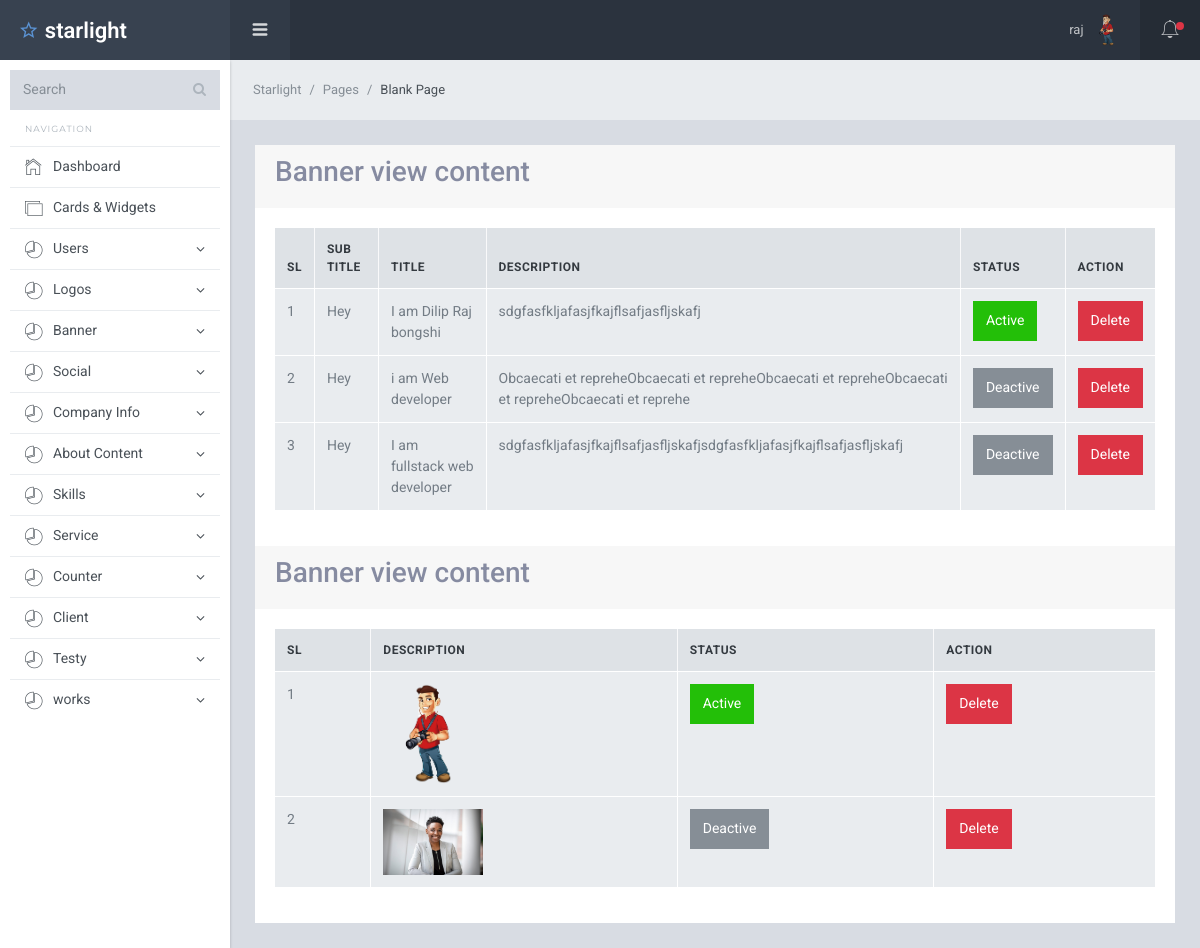
Screenshot of /banner/view_banner_content.php (signed in) with the database file from the repository.
### tables this page shows
CREATE TABLE `users` (
  `id` int(11) NOT NULL,
  `name` varchar(100) NOT NULL,
  `email` varchar(100) NOT NULL,
  `password` varchar(100) NOT NULL,
  `profile_photo` varchar(50) NOT NULL,
  `status` varchar(100) NOT NULL DEFAULT '0',
  `role` int(11) DEFAULT NULL
);

CREATE TABLE `banner_contents` (
  `id` int(11) NOT NULL,
  `sub_title` varchar(100) NOT NULL,
  `title` varchar(100) NOT NULL,
  `desp` varchar(200) NOT NULL,
  `status` int(11) NOT NULL DEFAULT 0
);

CREATE TABLE `banner_images` (
  `id` int(11) NOT NULL,
  `banner_image` varchar(50) NOT NULL,
  `status` int(11) NOT NULL DEFAULT 0
);

### banner/view_banner_content.php (the view, shortened to what this page needs)
<?php
require "../db.php";
require '../dashboard_parts/header.php';
$select_banner_content = "SELECT * FROM banner_contents";
$select_banner_content_result = mysqli_query($db_connection,$select_banner_content);
$select_banner_image = "SELECT * FROM banner_images";
$select_banner_image_result = mysqli_query($db_connection,$select_banner_image);
?>
<div class="sl-mainpanel">
    <nav class="breadcrumb sl-breadcrumb">
        <a class="breadcrumb-item" href="index.html">Starlight</a>
        <a class="breadcrumb-item" href="index.html">Pages</a>
        <span class="breadcrumb-item active">Blank Page</span>
    </nav>
    <div class="sl-pagebody">
       <div class="conatiner">
           <div class="row">
               <div class="col-lg-12 m-auto">
                   <div class="card">
                       <div class="card-header">
                           <h3>Banner view content</h3>
                       </div>
                       <div class="card-body">
                           <table class="table table-bordered">
                               <thead>
                                   <tr>
                                       <th>Sl</th>
                                       <th>Sub Title</th>
                                       <th>Title</th>
                                       <th>Description</th>
                                       <th>Status</th>
                                       <th>Action</th>
                                   </tr>
                               </thead>
                               <tbody>
                                   <?php foreach($select_banner_content_result as $key=>$banner_content){  ?>
                                   <tr>
                                       <td><?=$key +1?></td>
                                       <td><?=$banner_content['sub_title']?></td>
                                       <td><?=$banner_content['title']?></td>
                                       <td><?=$banner_content['desp']?></td>
                                       <td>
                                           <?php if($banner_content['status']==1){ ?>
                                            <a href="banner_content_status.php?id=<?=$banner_content['id']?>" class="btn btn-success">Active</a>
                                            <?php }else{?>
                                                <a href="banner_content_status.php?id=<?=$banner_content['id']?>" class="btn btn-secondary">Deactive</a>
                                             <?php }?>
                                        </td>
                                       <td>
                                           <a href="banner_content_delete.php?id=<?=$banner_content['id']?>" class="btn btn-danger">Delete</a>
                                       </td>
                                    </tr>
                                    <?php  } ?>
                                </tbody>
                           </table>
                       </div>
                   </div>
                       <div class="card">
                       <div class="card-header">
                           <h3>Banner view content</h3>
                       </div>
                       <div class="card-body">
                           <table class="table table-bordered">
                               <thead>
                                   <tr>
                                       <th>Sl</th>
                                       <th>Description</th>
                                       <th>Status</th>
                                       <th>Action</th>
                                   </tr>
                               </thead>
                               <tbody>
                                   <?php foreach($select_banner_image_result as $key=>$banner_image){  ?>
                                   <tr>
                                       <td><?=$key +1?></td>
                                       <td>
                                           <img width="100"  src="../uploads/banners/<?=$banner_image['banner_image']?>" alt="">
                                       </td>
                                       <td>
                                           <?php if($banner_image['status']==1){ ?>
                                            <a href="banner_image_status.php?id=<?=$banner_image['id']?>" class="btn btn-success">Active</a>
                                            <?php }else{?>
                                                <a href="banner_image_status.php?id=<?=$banner_image['id']?>" class="btn btn-secondary">Deactive</a>
                                             <?php }?>
                                        </td>
                                       <td>
                                           <a href="banner_image_delete.php?id=<?=$banner_image['id']?>" class="btn btn-danger">Delete</a>
                                       </td>
                                    </tr>
                                    <?php  } ?>
                                </tbody>
                           </table>
                       </div>
                   </div>
               </div>
           </div>
       </div>
    </div>
</div>
<?php require '../dashboard_parts/footer.php'; ?>

### dashboard_parts/header.php (shortened to what this page needs)
<?php
require "../db.php";
$id = $_SESSION['id'];
$select_profile  = "SELECT * FROM users WHERE id=$id";
$select_profile_result = mysqli_query($db_connection,$select_profile);
$after_assoc_info = mysqli_fetch_assoc($select_profile_result);
?>
<!DOCTYPE html>
<html lang="en">
<head>
    <link href="/jett/dashboard_assets/lib/font-awesome/css/font-awesome.css" rel="stylesheet">
    <link href="/jett/dashboard_assets/lib/Ionicons/css/ionicons.css" rel="stylesheet">
    <link href="/jett/dashboard_assets/lib/perfect-scrollbar/css/perfect-scrollbar.css" rel="stylesheet">
    <link rel="stylesheet" href="/jett/dashboard_assets/css/starlight.css">
</head>
<body>
    <div class="sl-logo"><a href=""><i class="icon ion-android-star-outline"></i> starlight</a></div>
    <div class="sl-sideleft">
        <div class="input-group input-group-search">
            <input type="search" name="search" class="form-control" placeholder="Search">
            <span class="input-group-btn">
                <button class="btn"><i class="fa fa-search"></i></button>
            </span>
        </div>
        <label class="sidebar-label">Navigation</label>
        <div class="sl-sideleft-menu">
            <a href="/jett/dashboard.php" class="sl-menu-link">
                <div class="sl-menu-item">
                    <i class="menu-item-icon icon ion-ios-home-outline tx-22"></i>
                    <span class="menu-item-label">Dashboard</span>
                </div>
            </a>
            <a href="widgets.html" class="sl-menu-link">
                <div class="sl-menu-item">
                    <i class="menu-item-icon icon ion-ios-photos-outline tx-20"></i>
                    <span class="menu-item-label">Cards &amp; Widgets</span>
                </div>
            </a>
<?php  if($after_assoc_info['role'] !=4){  ?>
            <a href="#" class="sl-menu-link">
                <div class="sl-menu-item">
                    <i class="menu-item-icon ion-ios-pie-outline tx-20"></i>
                    <span class="menu-item-label">Users</span>
                    <i class="menu-item-arrow fa fa-angle-down"></i>
                </div>
            </a>
     <?php }?>
                  <a href="#" class="sl-menu-link">
                <div class="sl-menu-item">
                    <i class="menu-item-icon ion-ios-pie-outline tx-20"></i>
                    <span class="menu-item-label"> Logos</span>
                    <i class="menu-item-arrow fa fa-angle-down"></i>
                </div>
            </a>
               <a href="#" class="sl-menu-link">
                <div class="sl-menu-item">
                    <i class="menu-item-icon ion-ios-pie-outline tx-20"></i>
                    <span class="menu-item-label">Banner</span>
                    <i class="menu-item-arrow fa fa-angle-down"></i>
                </div>
            </a>
                  <a href="#" class="sl-menu-link">
                <div class="sl-menu-item">
                    <i class="menu-item-icon ion-ios-pie-outline tx-20"></i>
                    <span class="menu-item-label">Social</span>
                    <i class="menu-item-arrow fa fa-angle-down"></i>
                </div>
            </a>
                  <a href="#" class="sl-menu-link">
                <div class="sl-menu-item">
                    <i class="menu-item-icon ion-ios-pie-outline tx-20"></i>
                    <span class="menu-item-label">Company Info</span>
                    <i class="menu-item-arrow fa fa-angle-down"></i>
                </div>
            </a>
                  <a href="#" class="sl-menu-link">
                <div class="sl-menu-item">
                    <i class="menu-item-icon ion-ios-pie-outline tx-20"></i>
                    <span class="menu-item-label">About Content</span>
                    <i class="menu-item-arrow fa fa-angle-down"></i>
                </div>
            </a>
                  <a href="#" class="sl-menu-link">
                <div class="sl-menu-item">
                    <i class="menu-item-icon ion-ios-pie-outline tx-20"></i>
                    <span class="menu-item-label"> Skills</span>
                    <i class="menu-item-arrow fa fa-angle-down"></i>
                </div>
            </a>
                  <a href="#" class="sl-menu-link">
                <div class="sl-menu-item">
                    <i class="menu-item-icon ion-ios-pie-outline tx-20"></i>
                    <span class="menu-item-label"> Service</span>
                    <i class="menu-item-arrow fa fa-angle-down"></i>
                </div>
            </a>
                  <a href="#" class="sl-menu-link">
                <div class="sl-menu-item">
                    <i class="menu-item-icon ion-ios-pie-outline tx-20"></i>
                    <span class="menu-item-label"> Counter</span>
                    <i class="menu-item-arrow fa fa-angle-down"></i>
                </div>
            </a>
              <a href="#" class="sl-menu-link">
                <div class="sl-menu-item">
                    <i class="menu-item-icon ion-ios-pie-outline tx-20"></i>
                    <span class="menu-item-label">Client</span>
                    <i class="menu-item-arrow fa fa-angle-down"></i>
                </div>
            </a>
              <a href="#" class="sl-menu-link">
                <div class="sl-menu-item">
                    <i class="menu-item-icon ion-ios-pie-outline tx-20"></i>
                    <span class="menu-item-label">Testy</span>
                    <i class="menu-item-arrow fa fa-angle-down"></i>
                </div>
            </a>
              <a href="#" class="sl-menu-link">
                <div class="sl-menu-item">
                    <i class="menu-item-icon ion-ios-pie-outline tx-20"></i>
                    <span class="menu-item-label">works</span>
                    <i class="menu-item-arrow fa fa-angle-down"></i>
                </div>
            </a>
        </div>
        <br>
    </div>
    <div class="sl-header">
        <div class="sl-header-left">
            <div class="navicon-left hidden-md-down"><a id="btnLeftMenu" href=""><i class="icon ion-navicon-round"></i></a></div>
        </div>
        <div class="sl-header-right">
            <nav class="nav">
                <div class="dropdown">
                    <a href="" class="nav-link nav-link-profile" data-toggle="dropdown">
                        <span class="logged-name"><?=$after_assoc_info['name']?></span>
                        <img src="../uploads/users/<?=$after_assoc_info['profile_photo']?>" class="wd-32 rounded-circle" alt="">
                    </a>
                </div>
            </nav>
            <div class="navicon-right">
                <a id="btnRightMenu" href="" class="pos-relative">
                    <i class="icon ion-ios-bell-outline"></i>
                    <span class="square-8 bg-danger"></span>
                </a>
            </div>
        </div>
    </div>

### rows the page displays
users: name "raj", profile_photo (picture)
banner_contents: sub_title "Hey", title "I am Dilip Raj bongshi", desp "sdgfasfkljafasjfkajflsafjasfljskafj"
banner_contents: sub_title "Hey", title "i am Web developer", desp "Obcaecati et repreheObcaecati et repreheObcaecati et repreheObcaecati et repreheObcaecati et reprehe"
banner_contents: sub_title "Hey", title "I am fullstack web developer", desp "sdgfasfkljafasjfkajflsafjasfljskafjsdgfasfkljafasjfkajflsafjasfljskafj"
banner_images: banner_image (picture)
banner_images: banner_image (picture)
